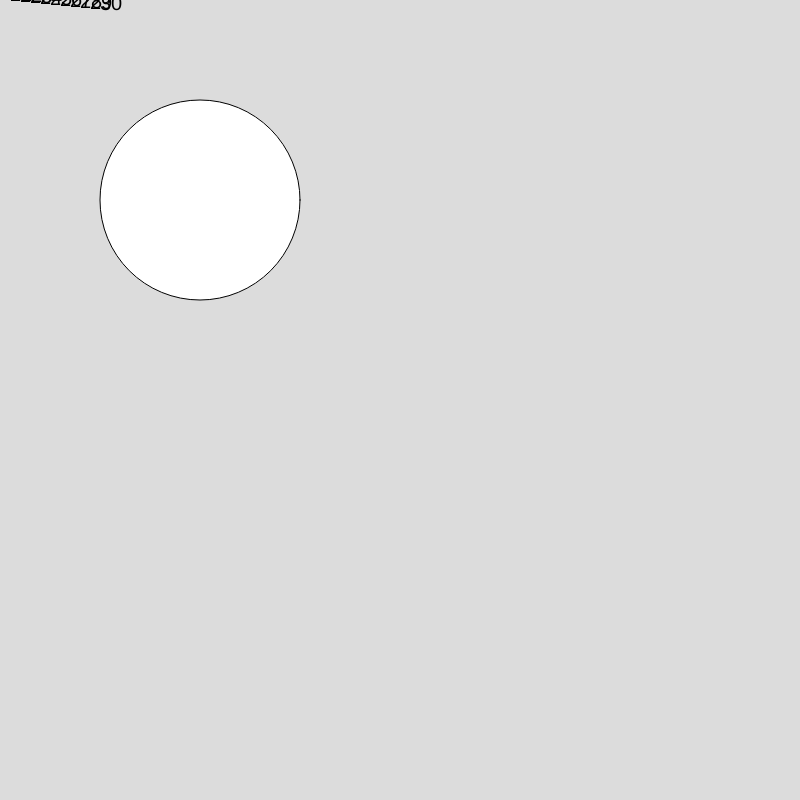
Frame 1 (no input)
Frame 2 (the mouse pressed at the canvas centre, redrawn once): identical to frame 1, image omitted

The p5.js sketch that drew this single still picture (run headless with seeded random() and noise() and a simulated clock; the mouse was pressed at the canvas centre and the sketch redrawn once):

// p5.js sketch
// ── sketch.js
//Author: Amélie McCarthy
//Date: 2-10-24
//Purpose: Demonstration of for loops

var x;

function setup() {
  createCanvas(800, 800);
}

function draw() {
  background(220);
  
  // Counts 1-10
  for (x=1; x<=10; x++) {
    console.log(x);
  }
  
  // Counts 10-1
  for (x=10; x>=1; x--) {
    console.warn(x);
    
    //test:
    
    textSize(20);
    text(x+20,x*10,x);
  }
  
  // Counts in increments of 2
  for (x=0; x<=10; x+=2) {
    console.error(x);
  }

  ellipse(200,200,200,200);
  noLoop();
}
